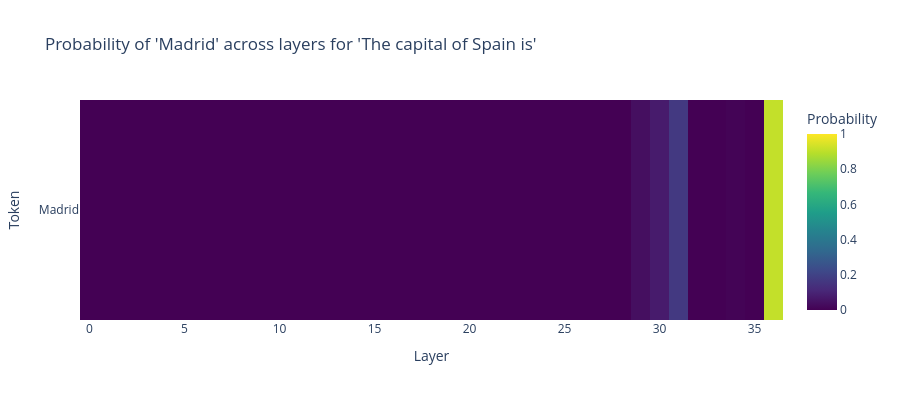

Notebook cell for this chart:
### Code cell
logit_len = plot_heatmap(model, tokenizer, "The capital of Spain is", "Madrid", top_k=500)

### Figure 1 — Plotly figure (JSON) as saved in the notebook; plotly's stock layout.template omitted (floating-point values rounded to 4 significant figures)
{"data": [{"coloraxis": "coloraxis", "hovertemplate": "Layer: %{x}<br>Token: %{y}<br>Probability: %{z}<extra></extra>", "name": "0", "type": "heatmap", "x": [0, 1, 2, 3, 4, 5, 6, 7, 8, 9, 10, 11, 12, 13, 14, 15, 16, 17, 18, 19, 20, 21, 22, 23, 24, 25, 26, 27, 28, 29, 30, 31, 32, 33, 34, 35, 36], "xaxis": "x", "y": ["Madrid"], "yaxis": "y", "z": [[0.0, 0.0, 0.0, 0.0, 0.0, 0.0, 0.0, 0.0, 0.0, 0.0, 0.0, 0.0, 0.0, 0.0, 0.0, 0.0, 0.0, 0.0, 0.0, 0.0, 0.0, 0.0, 0.0, 0.0, 0.0, 0.0, 0.0, 0.0002804, 0.0005608, 0.03857, 0.07373, 0.167, 0.0003872, 3.576e-06, 0.00769, 1.363e-06, 0.9102]]}], "layout": {"coloraxis": {"cmax": 1, "cmin": 0, "colorbar": {"title": {"text": "Probability"}}, "colorscale": [[0, "#440154"], [0.1111, "#482878"], [0.2222, "#3e4989"], [0.3333, "#31688e"], [0.4444, "#26828e"], [0.5556, "#1f9e89"], [0.6667, "#35b779"], [0.7778, "#6ece58"], [0.8889, "#b5de2b"], [1, "#fde725"]]}, "height": 400, "title": {"text": " Probability of 'Madrid' across layers for 'The capital of Spain is'"}, "xaxis": {"anchor": "y", "constrain": "domain", "domain": [0, 1], "scaleanchor": "y", "title": {"text": "Layer"}}, "yaxis": {"anchor": "x", "autorange": "reversed", "constrain": "domain", "domain": [0, 1], "title": {"text": "Token"}}}}
